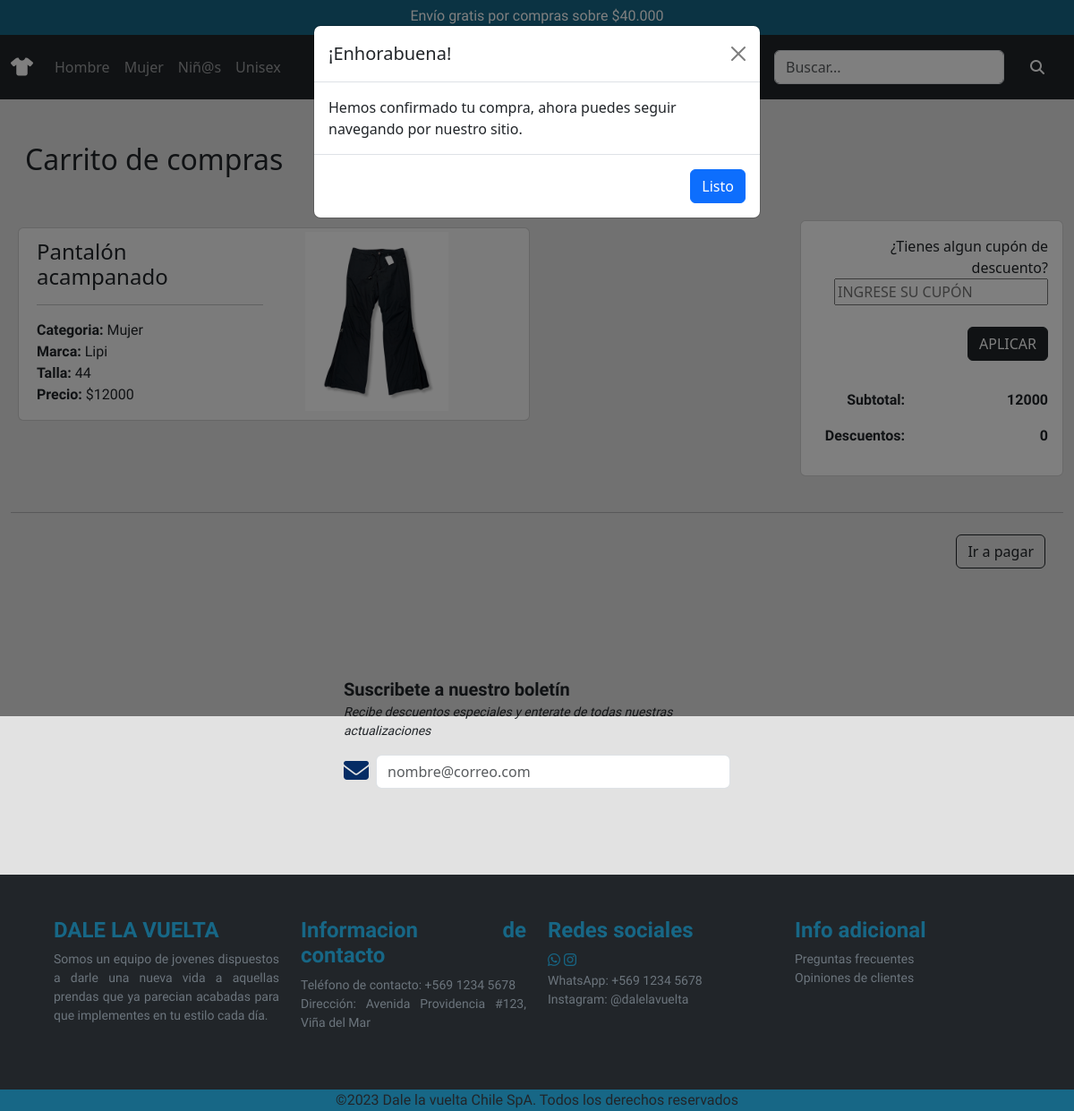
Screenshot of /carrito/ (signed in) with the database file from the repository.
### venta/models.py (models this page shows, shortened)
class Carrito(models.Model):
    id_producto     = models.IntegerField()
    id_categoria    = models.ForeignKey('Categoria', on_delete=models.CASCADE, db_column='idCategoria')
    nombre          = models.CharField(max_length=25)
    marca           = models.CharField(max_length=25)
    descripcion     = models.CharField(max_length=200)
    talla           = models.CharField(max_length=4)
    precio          = models.IntegerField()
    usuario         = models.CharField(max_length=25)

class Categoria(models.Model):
    id_categoria    = models.BigAutoField(db_column='idCategoria', primary_key=True)
    descripcion     = models.CharField(max_length=25)
    def __str__(self):
        return str(self.descripcion)

class Producto(models.Model):
    id_producto     = models.BigAutoField(db_column='idProducto', primary_key=True)
    id_categoria    = models.ForeignKey('Categoria', on_delete=models.CASCADE, db_column='idCategoria')
    nombre          = models.CharField(max_length=25)
    marca           = models.CharField(max_length=25)
    descripcion     = models.CharField(max_length=200)
    talla           = models.CharField(max_length=4)
    precio          = models.IntegerField()
    stock           = models.IntegerField()
    imagen          = models.ImageField(upload_to='productos/', null=True)

### venta/views.py (the view)
# urls.py: path('carrito/',views.carrito_view,name='carrito'),
def carrito_view(request):
    productos = Carrito.objects.filter(usuario=request.user.username)
    imagenes = Producto.objects.all()
    suma = 0
    for i in productos:
        suma = suma + i.precio
    context = {"productos":productos,"imagenes":imagenes,"total":suma}
    return render(request, 'venta/carrito.html',context)

### venta/templates/venta/carrito.html (shortened to what this page needs)
{% load static %}
<!DOCTYPE html>
<html lang="es">
<head>
    <link href="https://cdn.jsdelivr.net/npm/bootstrap@5.3.0-alpha2/dist/css/bootstrap.min.css" rel="stylesheet">
    <link rel="stylesheet" href="{% static 'venta/css/style.css' %}">
</head>
<body>
    <section>
        <header>
            <div>
                <div id="header" class="carousel slide" data-bs-ride="carousel">
                    <div id="fuente-header" class="carousel-inner">
                        <div class="carousel-item active">
                            <h6 class="text-center p-1 pt-2">Envío gratis por compras sobre $40.000</h6>
                        </div>
                    </div>
                </div>
            </div>
            <div class="container-fluid p-0">
                <nav class="navbar navbar-expand-sm navbar-dark bg-dark">
                    <div class="container-fluid">
                        <a class="navbar-brand" href="{% url 'index' %}"><i class="fa-solid fa-shirt"></i></a>
                        <div class="collapse navbar-collapse" id="mynavbar">
                            <ul class="navbar-nav me-auto">
                                <li class="nav-item">
                                    <a class="nav-link" href="{% url 'hombre' %}" id="linkHombre">Hombre</a>
                                </li>
                                <li class="nav-item">
                                    <a class="nav-link" href="{% url 'mujer' %}" id="linkMujer">Mujer</a>
                                </li>
                                <li class="nav-item">
                                    <a class="nav-link" href="{% url 'infantil' %}" id="linkInfantil">Niñ@s</a>
                                </li>
                                <li class="nav-item">
                                    <a class="nav-link" href="{% url 'unisex' %}" id="linkUnisex">Unisex</a>
                                </li>
                            </ul>
                            <div class="d-flex align-items-center text-white">
                                {% if user.is_authenticated %}
                                    <p class="d-flex pt-3 me-2">¡Hola! {{user.username}}</p>
                                    <a class="rounded me-3" href="{% url 'usuario' %}"></a>
                                    {% if user.is_staff %}
                                        <a class="rounded me-3" href="{% url 'producto_mod' %}"></a>
                                    {% endif %}
                                {% else %}
                                    <a class="rounded me-2" href="{% url 'login' %}"><i class="fa-solid fa-user p-2 text-white"></i></a>
                                {% endif %}
                                <a class="rounded me-2" href="{% url 'carrito' %}"></a>
                            </div>
                            <form class="d-flex align-items-center" action="{% url 'producto_search' %}" method="GET">
                                <input class="form-control me-2" type="search" placeholder="Buscar..." name="prodbuscar">
                                <button type="submit" class="btn btn-dark">
                                    <i class="fa-solid fa-magnifying-glass p-2 text-white"></i>
                                </button>
                            </form>
                        </div>
                    </div>
                </nav>
            </div>
        </header>
        <div class="container-fluid">
            <h2 class="p-3 pt-5 align-items-start fuente-titulo">Carrito de compras</h2>
            <br>
            <div class="container-fluid">
                <div class="row">
                    {% if productos %}
                    <div class="col-md-6 col-sm-8 col-xs-12 p-2">
                        {% for i in productos %}
                        <div class="producto card pb-0 pt-1 m-0">
                            <div class="row">
                                <div class="col-md-6 col-sm-6 col-xs-12">
                                    <h4 class="pt-2">{{i.nombre}}</h4>
                                    <hr>
                                    <p class="mt-0 mb-0 fw-bold">Categoria: <span class="fw-normal">{{i.id_categoria}}</span></p>
                                    <p class="mt-0 mb-0 fw-bold">Marca: <span class="fw-normal">{{i.marca}}</span></p>
                                    <p class="mt-0 mb-0 fw-bold">Talla: <span class="fw-normal">{{i.talla}}</span></p>
                                    <p class="mt-0 fw-bold">Precio: <span class="fw-normal" id="precio">${{i.precio}}</span></p>
                                </div>
                                <div class="col-md-5 col-sm-5 col-xs-12">
                                    {% for im in imagenes %}
                                        {% if im.id_producto is i.id_producto %}
                                            <img src="{{im.imagen.url}}" width="160" height="200">
                                        {% endif %}
                                    {% endfor %}
                                </div>
                                <div class="col-md-1 col-sm-1 col-xs-12">
                                </div>
                                <br>
                            </div>
                        </div>
                        {% endfor %}
                    </div>
                    <div class="col-md-3 col-sm-1 col-xs-12"></div>
                    {% else %}
                        <p class="col-md-9 col-sm-8 col-xs-12 p-5">Aún no has añadido ningún producto a tu carro</p>
                    {% endif %}
                    <div class="col-md-3 col-sm-3 col-xs-12 p-3 card text-end card-text altura-card">
                        <form>
                            <label for="cupon">¿Tienes algun cupón de descuento?</label>
                            <input type="text" id="cupon" name="cupon" placeholder="INGRESE SU CUPÓN">
                            <br>
                            <br>
                            <button type="button" class="btn btn-dark" onclick="valCupon()">APLICAR</button>
                            <p id="mensaje" class="pt-2 mb-0 cupon"></p>
                            <br>
                            <div class="row fw-bold">
                                <p class="col pe-5">Subtotal:</p>
                                <p class="col" id="total">{{total}}</p>
                            </div>
                            <div class="row fw-bold">
                                <p class="col pe-5">Descuentos:</p>
                                <p class="col" id="desc">0</p>
                            </div>
                        </form>
                    </div>
                </div>
            </div>
            <br>
            <hr>
        </div>
        {% if productos %}
            <div class="container-fluid justify-content-end d-flex pe-4">
                <button type="button" class="btn btn-outline-dark m-2 mb-4" data-bs-toggle="modal" data-bs-target="#confirmcarro">
                    Ir a pagar
                </button>
            </div>
        {% else %}
            <div class="container-fluid justify-content-end d-flex pe-4">
                <button type="button" class="btn btn-outline-dark m-2 mb-4" data-bs-toggle="modal" data-bs-target="#sinCompra">
                    Ir a pagar
                </button>
            </div>
        {% endif %}
        <div class="modal fade" id="compraLista" tabindex="-1" aria-labelledby="compraListaLabel" aria-hidden="true">
            <div class="modal-dialog">
                <div class="modal-content">
                    <div class="modal-header">
                    <h1 class="modal-title fs-5" id="compraListaLabel">¡Enhorabuena!</h1>
                    <button type="button" class="btn-close" data-bs-dismiss="modal" aria-label="Close"></button>
                    </div>
                    <div class="modal-body med">
                    Hemos confirmado tu compra, ahora puedes seguir navegando por nuestro sitio.
                    </div>
                    <div class="modal-footer">
                    <a href="{% url 'carrito_del' %}"><button type="button" class="btn btn-primary">Listo</button></a>
                    </div>
                </div>
            </div>
        </div>
        <br>
        <br>
        <br>
        <div class="container p-4 newsletter">
            <p class="fw-bold m-0 fs-5">Suscribete a nuestro boletín</p>
            <p class="small fst-italic">Recibe descuentos especiales y enterate de todas nuestras actualizaciones</p>
            <div class="container d-flex p-0">
                <a href="javascript:void(0)"><i class="fa-solid fa-envelope text-primary-emphasis pe-2 pt-1 fs-3" data-bs-toggle="modal" data-bs-target="#newsletter"></i></a>
                <input class="form-control" type="email" placeholder="nombre@correo.com" id="email" required>
            </div>
        </div>
        <br>
        <br>
        <br>
        <footer id="fuente-footer" class="row p-5 ancho-total m-0">
            <div class="col-xs-12 col-md-6 col-lg-3">
                <h4 class="fw-bold">DALE LA VUELTA</h4>
                <p class="m-0 small text-secondary">Somos un equipo de jovenes dispuestos a darle una nueva vida a aquellas prendas que ya parecian acabadas para que implementes en tu estilo cada día.</p>
            </div>
            <div class="col-xs-12 col-md-6 col-lg-3">
                <h4 class="fw-bold">Informacion de contacto</h4>
                <p class="m-0 small text-secondary">Teléfono de contacto: +569 1234 5678</p>
                <p class="small text-secondary">Dirección: Avenida Providencia #123, Viña del Mar</p>
            </div>
            <div class="col-xs-12 col-md-6 col-lg-3">
                <h4 class="fw-bold">Redes sociales</h4>
                <i id="animacion" class="fa-brands fa-whatsapp pe-1 animacion"></i><i class="fa-brands fa-instagram animacion"></i>
                <p class="m-0 small text-secondary">WhatsApp: +569 1234 5678</p>
                <p class="small text-secondary">Instagram: @dalelavuelta</p>
            </div>
            <div class="col-xs-12 col-md-6 col-lg-3">
                <h4 class="fw-bold">Info adicional</h4>
                <p class="m-0 small text-secondary animacion">Preguntas frecuentes</p>
                <p class="small text-secondary animacion">Opiniones de clientes</p>
            </div>
        </footer>
        <div class="container-fluid text-center color-footer">
            <p class="m-0">©2023 Dale la vuelta Chile SpA. Todos los derechos reservados</p>
        </div>
    </section>
</body>
</html>

### venta/static/venta/CSS/style.css (style rules this page uses)
* { margin: 0; }
body { background-color: #e2e2e2; width: 100%; }
header { background-color: #176786; height: 15%; width: 100%; }
footer { background-color: #212529; height: 10%; }
p { font-family: 'Assistant', sans-serif; }
#fuente-header { font-family: 'Signika', sans-serif; color: #ffffff; }
#fuente-footer { font-family: 'Signika', sans-serif; color: #176786; text-align: justify; }
.color-footer { background-color: #176786; }
.ancho-total { width: 100%; }
.altura-card { height: fit-content; }
.cupon { color: #12536d; font-style: italic; font-weight: bold; }
.producto { flex-basis: calc(50% - 20px); margin-bottom: 40px; background-color: #f7f7f7; padding: 20px; box-sizing: border-box; }
.producto img { display: block; margin: 0 auto; }
@media screen and (min-width: 923px) { .newsletter { width: 40%; justify-content: center; } }

### rows the page displays
Carrito: nombre "Pantalón acampanado", id_categoria "Mujer", marca "Lipi", talla "44", precio "12000"
Producto: imagen (picture)

### other values shown
{{ total }} "12000"
